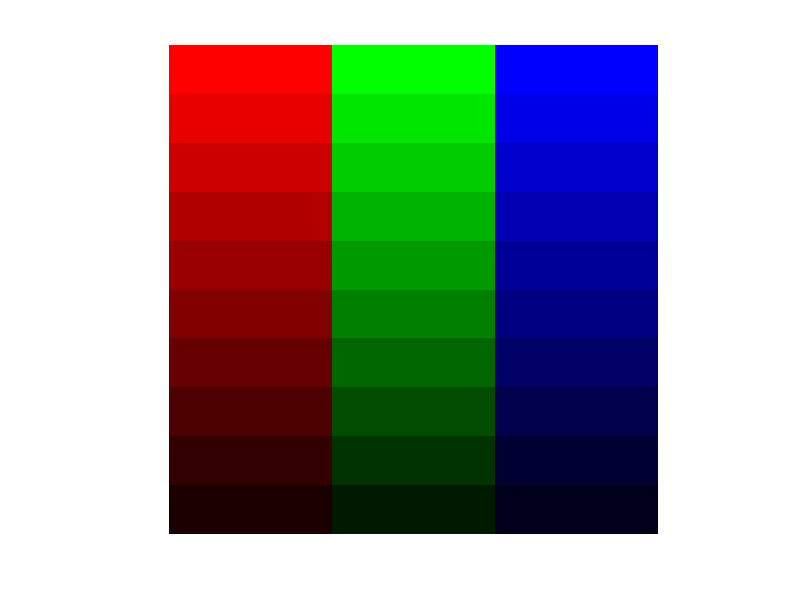

Write MATLAB code to recreate this figure. (Note: this script raises an error after producing the figure.)


%% skapa pallette
% size of bead matrix
n = 30 
% bead matrix 
beads = zeros(n,3,3);

colorStep = 1;
nrOfHue = 10;
hueStep = 1/nrOfHue;
currentHue = 1;

% skapa pallette
p = zeros(30,30,3);

% skapa färger 
p(:,1:10,1) = 1;
p(:,11:20,2) = 1;
p(:,21:30,3) = 1;

%skapa olika nyanser för färgerna ovan
for i = 1:size(p)
    p(i,1:10,1) = 1*colorStep;
    p(i,11:20,2) = 1*colorStep;
    p(i,21:30,3) = 1*colorStep;

    if mod(i,size(p)/nrOfHue) == 0 
        colorStep = colorStep - hueStep;
    end

end

figure(1)
imshow(p);

%% skapa temp reproduktions bild med defult pärlor

defaultPurl = im2double(imread('defaultPurl.png'));
defaultPurl = imresize( defaultPurl , 0.05 );
defaultPurl(:,:,1) = defaultPurl(:,:,1) >= 0.5;
defaultPurl(:,:,2) = defaultPurl(:,:,2) >= 0.5;
defaultPurl(:,:,3) = defaultPurl(:,:,3) >= 0.5;

figure(2)
imshow(defaultPurl);

% testar att ändra färgern till rött
[row column dim] = size(defaultPurl);
for i = 1:row
    for j= 1:column
        if defaultPurl(i,j,1) == 0
            defaultPurl(i,j,1) = 0.5;
            defaultPurl(i,j,2) = 0.5;
            defaultPurl(i,j,3) = 0;
        end 
    end 
end

figure(3)
imshow(defaultPurl);

test = cat(2, defaultPurl,defaultPurl);

figure(4)
imshow(test);

test2 = cat(2, test, test);

figure(5)
imshow(test2);

test3 = cat(1, test2, test2);
test3 = cat(1, test3, test3);
figure(6)
imshow(test3);






%%









% %counter
% m = 1;
% 
% %hur många steg
% s = 1/n;
% 
% for n_r = 0:s:1
%     
% beads(m, :, 1) = n_r;
% 
% m = m +1;
%  
% end
% 
% m = 1;
% for n_g = 0:s:1
%     
% beads(m, :, 2) = n_g;
% 
% m = m +1;
%  
% end
% 
% m = 1
% for n_b = 0:s:1
%     
% beads(m, :, 3) = n_b;
% 
% m = m +1;
%  
% end
% 
% figure(1)
% imshow(beads)

% R = rand(100,100,3);
% 
% figure(1)
% imshow(R);


% skapa en pärla
N=100;
D=ones(N,N);
i0=10;
j0=20;
R=6;
% filter indise circle
[x,y]=meshgrid(1:N);
D((x-i0).^2+(y-j0).^2<R^2)=0;
%figure(2)
%imshow(D)
